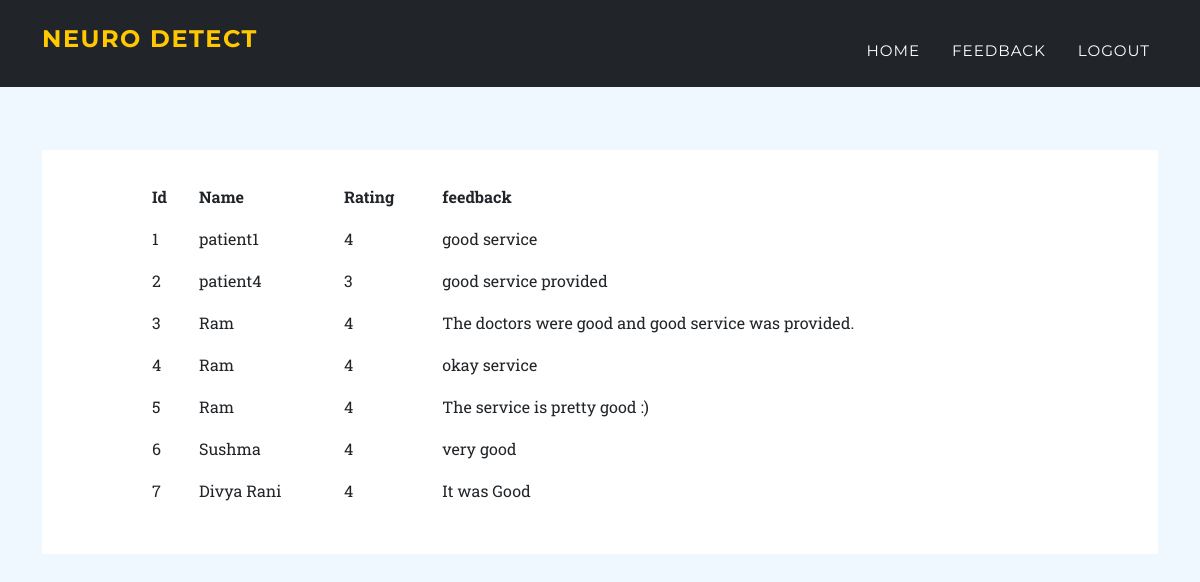
Screenshot of /viewfeedback with the database file from the repository.
### tables this page shows
CREATE TABLE review (Id INTEGER PRIMARY KEY AUTOINCREMENT, pid TEXT, rating TEXT, review TEXT);

### app.py (the view)
@app.route('/viewfeedback')
def viewfeedback():
    connection = sqlite3.connect('database.db')
    cursor = connection.cursor()
    cursor.execute("select * from review")
    reviews = cursor.fetchall()
    if reviews:
        return render_template('viewfeedback.html', reviews=reviews)
    else:
        return render_template('viewfeedback.html', msg="feedbacks not found")

### templates/viewfeedback.html (shortened to what this page needs)
<!DOCTYPE html>
<html lang="en">
    <head>
        <link href="http://127.0.0.1:5000/static/css/styles.css" rel="stylesheet" />
    </head>
    <body id="page-top">
        <nav class="navbar navbar-expand-lg navbar-dark fixed-top" id="mainNav">
            <div class="container">
                <a class="navbar-brand h1" href="/phome">Neuro Detect</a>
                <div class="collapse navbar-collapse" id="navbarResponsive">
                    <ul class="navbar-nav text-uppercase ms-auto py-4 py-lg-0">
                        <li class="nav-item"><a class="nav-link" href="/ahome">Home</a></li>
                        <li class="nav-item"><a class="nav-link" href="/viewfeedback">feedback</a></li>
                        <li class="nav-item"><a class="nav-link" href="/logout">Logout</a></li>
                    </ul>
                </div>
            </div>
        </nav>
        <div class="container">
            <div class="row">
                <div class="col-lg-12">
                    <div id="Box">
                          {% if reviews %}
                            <table class="table">
                                <tr>
                                    <th>Id</th>
                                    <th>Name</th>
                                    <th>Rating</th>
                                    <th>feedback</th>
                                </tr>
                                {% for review in reviews %}
                                    <tr>
                                        {% for col in review %}
                                        <td>{{col}}</td>
                                        {% endfor %}
                                    </tr>
                                {% endfor %}
                            </table>
                          {% endif %}
                    </div>
                </div>
            </div>
        </div>
    </body>
</html>

### templates/viewfeedback.html (style rules this page uses)
#Box { padding: 25px 100px; background-color: white; height: auto; }
.row { margin-top: 150px; }
body { background-color: aliceblue; }
table { text-align: left; }

### rows the page displays
review: review "1" "4", pid "patient1", review "good service"
review: review "2" "3", pid "patient4", review "good service provided"
review: review "3" "4", pid "Ram", review "The doctors were good and good service was provided."
review: review "4" "4", pid "Ram", review "okay service"
review: review "5" "4", pid "Ram", review "The service is pretty good :)"
review: review "6" "4", pid "Sushma", review "very good"
review: review "7" "4", pid "Divya Rani", review "It was Good"
